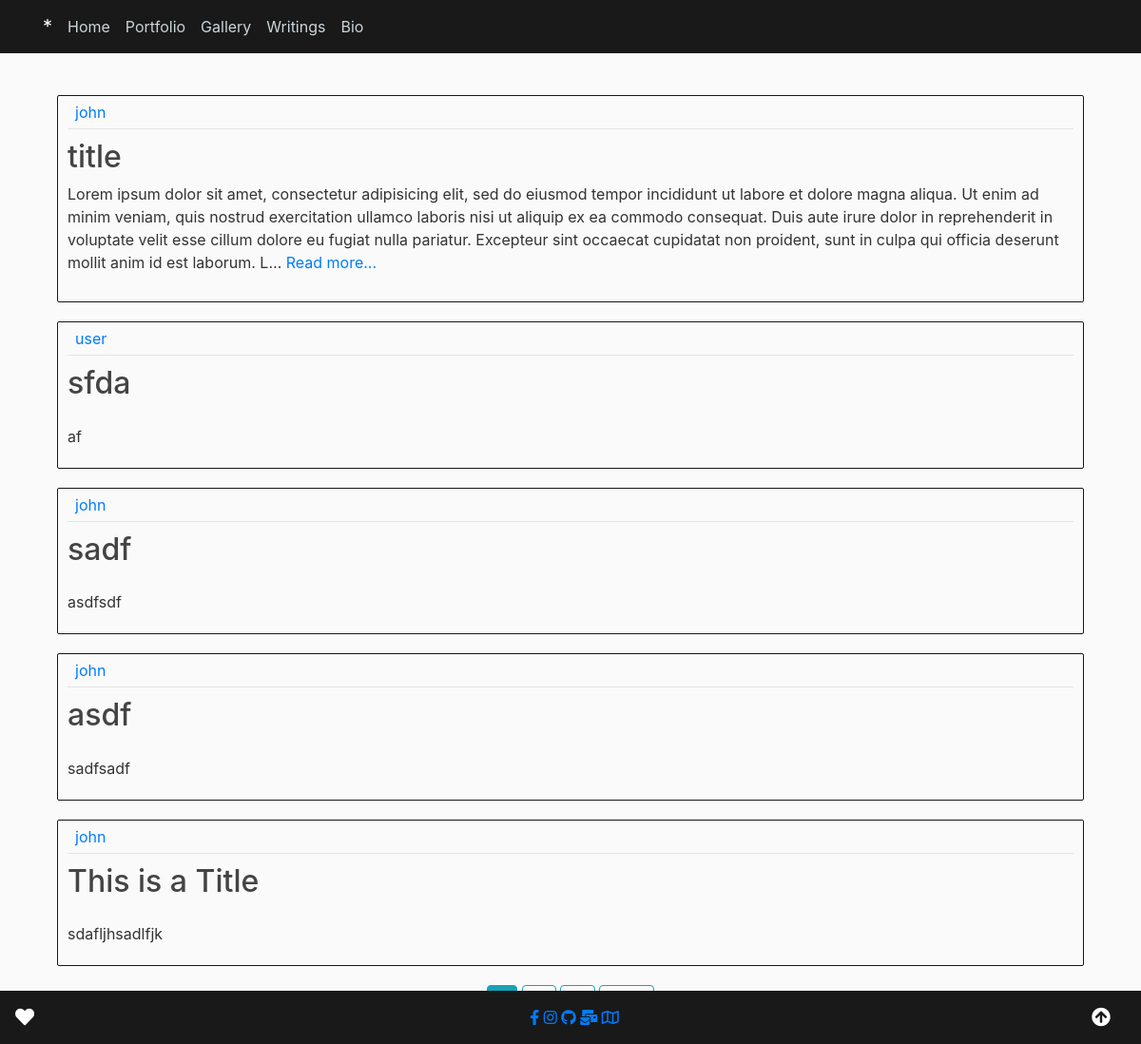
Screenshot of /blog/ with the database file from the repository.
### blog/models.py (models this page shows, shortened)
class BlogPost(models.Model):
    title = models.CharField(max_length=100)
    body = models.TextField()
    date_posted = models.DateTimeField(default=timezone.now)
    last_modified = models.DateTimeField(auto_now=True)
    date_original_posted = models.DateTimeField(auto_now_add=True)
    author = models.ForeignKey(User, on_delete=models.CASCADE)

### blog/views.py (the view)
# urls.py: path('', PostListView.as_view(), name='blog'),
class PostListView(ListView):
    model = BlogPost
    template_name = 'blog/blog.html'
    context_object_name = 'posts'
    ordering = ['-date_posted']
    paginate_by = 5

### blog/templates/blog/blog.html
{% extends "main/base.html" %}
{% block content %}
    {% for post in posts %}
        <div class="media blog-content-section">
          <div class="media-body">
            <div class="article-metadata">
              <a class="mr-2 ml-2" href="#">{{ post.author }}</a>
            </div>
            <h2><a class="article-title" href="{% url 'blog-post-detail' post.id %}">{{ post.title }}</a></h2>
            {% if post.body|length > 450 %}
                <p class="mb-4">
                    {{post.body|truncatechars:450}}
                    <a href="{% url 'blog-post-detail' post.id %}">Read more...</a>
                </p>
            {% else %}
                <p class="article-content mb-4">{{ post.body|safe|linebreaks }}</p>
            {% endif %}
          </div>
          </div>
      {% endfor %}
{% endblock content %}

### main/templates/main/base.html (shortened to what this page needs)
{% load static %}
<!DOCTYPE html>
<html>
<head>
    <link rel="stylesheet" href="https://stackpath.bootstrapcdn.com/bootstrap/4.3.1/css/bootstrap.min.css">
    <link rel="stylesheet" href="https://use.fontawesome.com/releases/v5.8.1/css/all.css">
    <link rel="stylesheet" type="text/css" href="{% static 'main/main.css' %}">
</head>
<body>
  <header class = "site-header">
        <nav class="navbar navbar-expand-md navbar-dark bg-nav-color fixed-top">
          <div class="container">
          <a class="navbar-brand mr-2 topOfPage" href="/">*</a>
          <div class="collaps navbar-collapse" id="navbarSupportedContent">
            <ul class="navbar-nav mr-auto">
              <li class="nav-item">
                <a class="nav-link" href="{% url 'homePage' %}">Home <span class="sr-only">(current)</span></a>
              </li>
              <li class="nav-item">
                <a class="nav-link" href="{% url 'portfolio' %}">Portfolio</a>
              </li>
              <li class="nav-item">
                <a class="nav-link" href="{% url 'gallery' %}">Gallery</a>
              </li>
              <li class="nav-item">
                <a class="nav-link" href="{% url 'blog' %}">Writings</a>
              </li>
              <li class="nav-item">
                <a class="nav-item nav-link" href="{% url 'bioPage' %}">Bio</a>
              </li>
        </div>
    </nav>
  </header>
    <main role="main" class="container">
      <div class="container">
        {% block content %}{% endblock content %}
      </div>
      <div class="container text-center">
            {% if is_paginated %}
              {% for num in page_obj.paginator.page_range %}
                {% if page_obj.number == num %}
                  <a class="btn btn-info mb-4" href="?page={{ num }}">{{ num }}</a>
                {% elif num > page_obj.number|add:'-3' and num < page_obj.number|add:'3' %}
                  <a class="btn btn-outline-info mb-4" href="?page={{ num }}">{{ num }}</a>
                {% endif %}
              {% endfor %}
              {% if page_obj.has_next %}
                <a class="btn btn-outline-info mb-4" href="?page={{ page_obj.next_page_number }}">></a>
                <a class="btn btn-outline-info mb-4" href="?page={{ page_obj.paginator.num_pages }}">Last</a>
              {% endif %}
          {% endif %}
      </div>
    </main>
    <nav class="navbar fixed-bottom navbar-dark bg-nav-color">
      <a class="navbar-brand mr-4 bottomOfPage_left" href="#">
        <i class="fas fa-heart"></i></a>
        <div class="text-center">
              {% if title == "Bio"%}
                 <small class="text-left">Made with <a class="" href="https://phoebx.com" target="_blank"><i class="far fa-heart"></i></a> by <a class="" href="https://github.com/punctuationmarks" target="_blank">punctuationmarks</a></small>
              {% else %}
                <a class="pad" href="https://www.facebook.com/" target="_blank"><i class="fab fa-facebook-f"></i></a>
                <a class="pad" href="https://www.instagram.com/" target="_blank"><i class="fab fa-instagram"></i></a>
                <a class="pad" href="https://github.com/punctuationmarks" target="_blank"><i class="fab fa-github"></i></a>
                <a class="pad" href="#"><i class="fas fa-mail-bulk"></i></a>
                <a class="pad" href="#" target="_blank"><i class="far fa-map"></i></a>
              </div>
              {% endif %}
            <a class="navbar-brand text-right bottomOfPage_right" href="#"><i class="fas fa-arrow-circle-up"></i></a>
        </nav>
</body>
</html>

### main/static/main/main.css (style rules this page uses)
body { background: #fafafa; color: #333333; margin-top: 5rem; }
h1, h2, h3, h4, h5, h6 { color: #444444; }
ul { margin: 0; }
.bg-nav-color { background-color: #191919; }
.site-header .navbar-nav .nav-link { color: #cbd5db; }
.blog-content-section { padding: 5px 10px; border: 1px solid #161616; border-radius: 2px; margin-top: 20px; margin-bottom: 20px; }
.article-title { color: #444444; }
.article-content { white-space: pre-line; }
.article-metadata { padding-bottom: 5px; margin-bottom: 10px; border-bottom: 1px solid #e3e3e3 }

### rows the page displays
BlogPost: author "john", title "title", body "Lorem ipsum dolor sit amet, consectetur adipisicing elit, sed do eiusmod tempor incididunt ut labore et dolore magna aliqua. Ut enim ad minim veniam, quis nostrud exercitation ullamco laboris nisi ut aliquip ex ea commodo consequat. Duis aute irure dolor in reprehenderit in voluptate velit esse cillum dolore eu fugiat nulla pariatur. Excepteur sint occaecat cupidatat non proident, sunt in culpa qui officia deserunt mollit anim id est laborum. L…"
BlogPost: author "user", title "sfda", body "af"
BlogPost: author "john", title "sadf", body "asdfsdf"
BlogPost: author "john", title "asdf", body "sadfsadf"
BlogPost: author "john", title "This is a Title", body "sdafljhsadlfjk"
